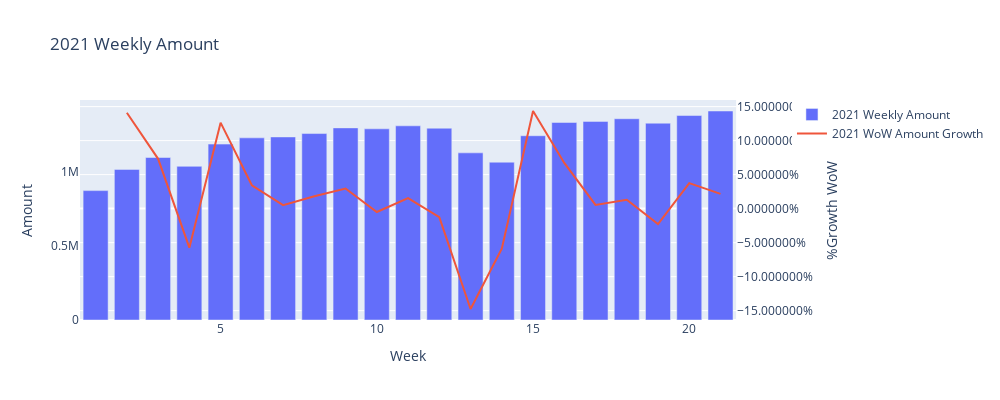

Here is the notebook cell this chart was saved with:
### Code cell
fig = make_subplots(specs=[[{"secondary_y": True}]])

fig.add_trace(go.Bar(x=sales_df_weekly['week'], y=sales_df_weekly['amount'], name="2021 Weekly Amount")) 
fig.add_trace(go.Scatter(x=sales_df_weekly['week'], y=sales_df_weekly['amount_growth_wow'], 
                         name="2021 WoW Amount Growth"), secondary_y=True)

fig.update_layout(title_text=f"2021 Weekly Amount", width=1000, height=400, yaxis_showgrid=False)
fig.update_xaxes(title_text="Week", showgrid=False)
fig.update_yaxes(title_text="Amount", secondary_y=False, rangemode="tozero")
fig.update_yaxes(title_text="%Growth WoW", secondary_y=True, rangemode="tozero", tickformat="%")

fig.show()

### Figure 1 — Plotly figure (JSON) as saved in the notebook; plotly's stock layout.template omitted (floating-point values rounded to 4 significant figures)
{"data": [{"name": "2021 Weekly Amount", "type": "bar", "x": [1, 2, 3, 4, 5, 6, 7, 8, 9, 10, 11, 12, 13, 14, 15, 16, 17, 18, 19, 20, 21], "y": [870800.0, 1014000.0, 1094000.0, 1034000.0, 1184000.0, 1226000.0, 1232000.0, 1255000.0, 1293000.0, 1287000.0, 1307000.0, 1291000.0, 1125000.0, 1062000.0, 1240000.0, 1330000.0, 1337000.0, 1355000.0, 1325000.0, 1376000.0, 1407000.0]}, {"name": "2021 WoW Amount Growth", "type": "scatter", "x": [1, 2, 3, 4, 5, 6, 7, 8, 9, 10, 11, 12, 13, 14, 15, 16, 17, 18, 19, 20, 21], "xaxis": "x", "y": [null, 0.1409, 0.07322, -0.05744, 0.1264, 0.03429, 0.005053, 0.01812, 0.02952, -0.004954, 0.01546, -0.01243, -0.1476, -0.05899, 0.1435, 0.06721, 0.005422, 0.01312, -0.0226, 0.03748, 0.02166], "yaxis": "y2"}], "layout": {"height": 400, "title": {"text": "2021 Weekly Amount"}, "width": 1000, "xaxis": {"anchor": "y", "domain": [0, 0.94], "showgrid": false, "title": {"text": "Week"}}, "yaxis": {"anchor": "x", "domain": [0, 1], "rangemode": "tozero", "showgrid": false, "title": {"text": "Amount"}}, "yaxis2": {"anchor": "x", "overlaying": "y", "rangemode": "tozero", "side": "right", "tickformat": "%", "title": {"text": "%Growth WoW"}}}}
